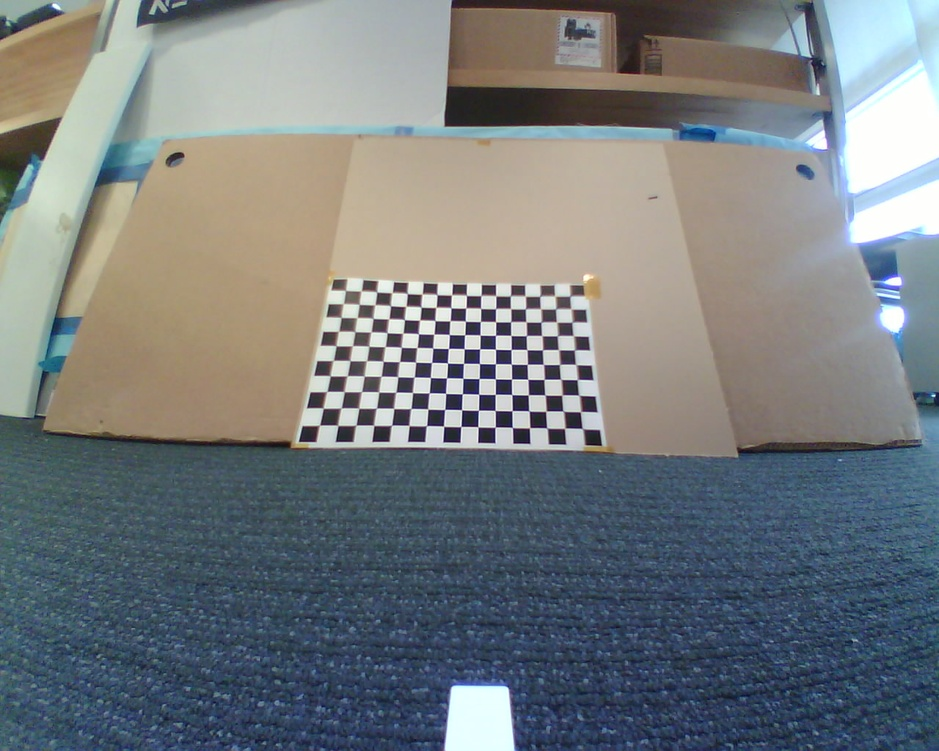
#> input picture GUI/control_cam/calibration/cali_code/1.jpg, 939 x 751 px, shrunk from 1280 x 1024 before the run; its folder holds 4 pictures in this run
$ python fisheye_calibration.py   (older library calls are emulated)
#> lines starting #> are read from the running program, lines starting #| are printed output that depends on the picture
import cv2
import numpy as np
import glob
import os

# Configuration
CHECKERBOARD = (16, 10)  # Number of inner corners (columns, rows) - adjust based on your chessboard
SQUARE_SIZE = 2.5  # Size of a square in cm
IMAGE_PATH = "./*.jpg"  # Path to calibration images
OUTPUT_FILE = "fisheye_calibration_data.npz"

# Termination criteria for corner sub-pixel accuracy
criteria = (cv2.TERM_CRITERIA_EPS + cv2.TERM_CRITERIA_MAX_ITER, 30, 0.001)

# Prepare object points based on the actual chessboard dimensions
objp = np.zeros((CHECKERBOARD[0] * CHECKERBOARD[1], 3), np.float32)
objp[:, :2] = np.mgrid[0:CHECKERBOARD[0], 0:CHECKERBOARD[1]].T.reshape(-1, 2)
objp = objp * SQUARE_SIZE  # Scale by square size

# Arrays to store object points and image points from all images
objpoints = []  # 3D points in real world space
imgpoints = []  # 2D points in image plane

# Get list of calibration images
images = glob.glob(IMAGE_PATH)

if not images:
    print(f"No images found at path: {IMAGE_PATH}")
    print("Please ensure calibration images are in the current directory.")
    exit(1)

print(f"Found {len(images)} images for calibration")
print(f"Chessboard pattern: {CHECKERBOARD[0]}x{CHECKERBOARD[1]} inner corners")
print(f"Square size: {SQUARE_SIZE} cm\n")

successful_images = []
img_shape = None

# Process each image
for idx, fname in enumerate(images):
    img = cv2.imread(fname)
#> img is the input picture: shape (751, 939, 3); mean B, G, R 126.3, 123.5, 117.9
    if img is None:
        print(f"Warning: Could not read image {fname}")
        continue

    gray = cv2.cvtColor(img, cv2.COLOR_BGR2GRAY)
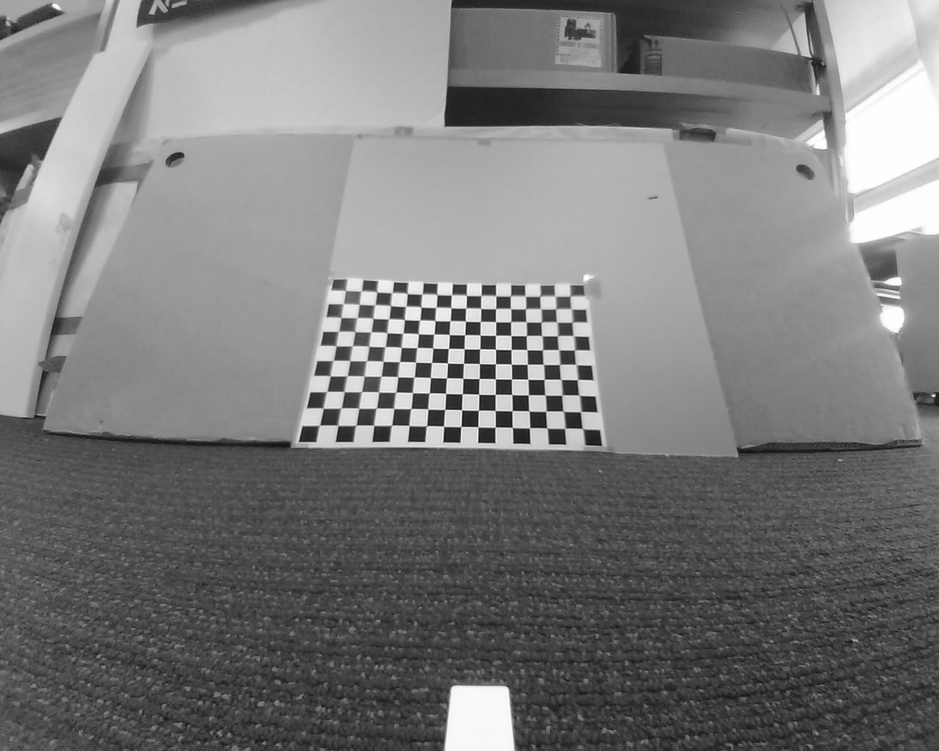
#> gray: shape (751, 939); min 9, max 255, mean 122.1
    img_shape = gray.shape[::-1]  # (width, height)
#> img_shape = (939, 751)

    print(f"Processing image {idx + 1}/{len(images)}: {os.path.basename(fname)}")

    # Find the chessboard corners
    ret, corners = cv2.findChessboardCorners(
        gray,
        CHECKERBOARD,
        cv2.CALIB_CB_ADAPTIVE_THRESH + cv2.CALIB_CB_FAST_CHECK + cv2.CALIB_CB_NORMALIZE_IMAGE
    )
#> ret = True; corners = 160 rows, first 8: [345.5, 290.5], [361.2, 290.7], [376.9, 292.1], [386, 298], [411, 299], [422, 294], [437.1, 294.8], [446, 299]

    # If found, add object points and image points after refining them
    if ret:
        objpoints.append(objp)

        # Refine corner locations to sub-pixel accuracy
        corners_refined = cv2.cornerSubPix(gray, corners, (3, 3), (-1, -1), criteria)
#> corners_refined = 160 rows, first 8: [345.5, 290.4], [361.3, 290.7], [376.8, 292.1], [386, 298], [411, 299], [422, 294.1], [437.1, 294.7], [446, 299]
        imgpoints.append(corners_refined)

        successful_images.append(fname)
        print(f"  ✓ Chessboard detected successfully")

        # Draw and display the corners (optional - for visualization)
        img_with_corners = cv2.drawChessboardCorners(img, CHECKERBOARD, corners_refined, ret)
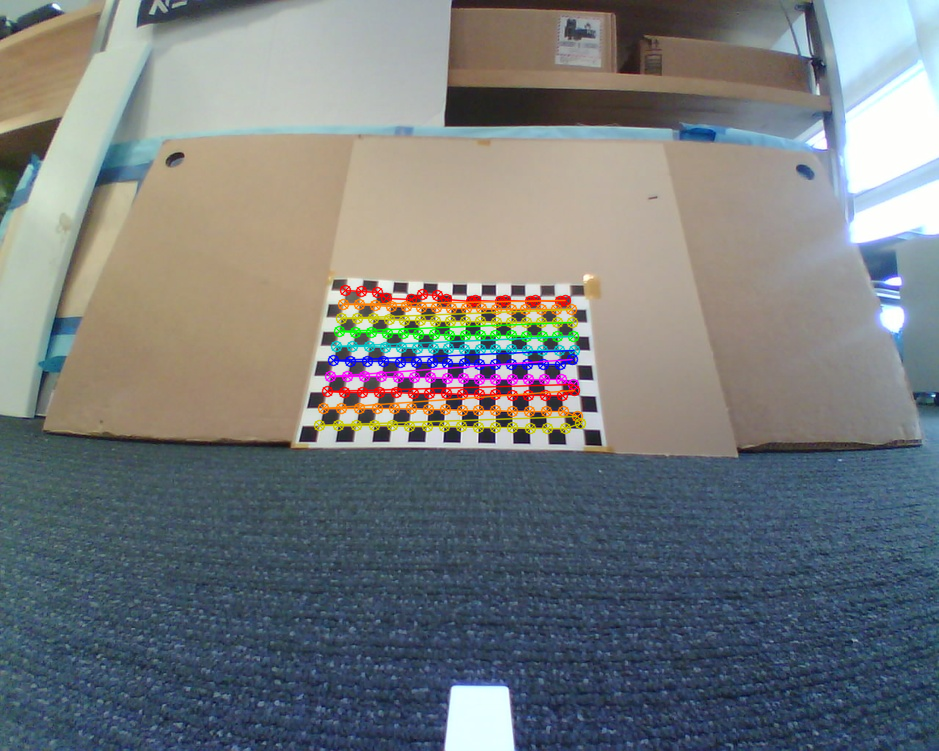
#> img_with_corners: shape (751, 939, 3); mean B, G, R 124.8, 122.9, 118.2

        # Optionally save visualization
        output_vis_path = f"detected_corners_{idx + 1}.jpg"
        cv2.imwrite(output_vis_path, img_with_corners)

    else:
        print(f"  ✗ Chessboard not detected")
#> pass 2 of the loop `for idx, fname in enumerate(images):`:
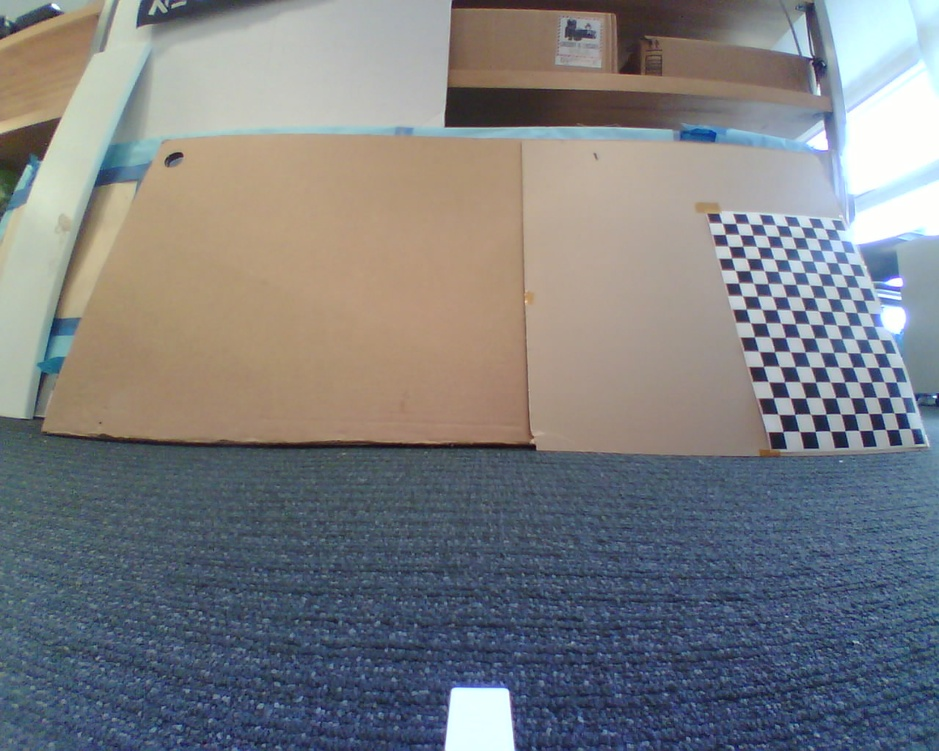
#> input picture GUI/control_cam/calibration/cali_code/10.jpg, 939 x 751 px, shrunk from 1280 x 1024 before the run
#> img is the input picture: shape (751, 939, 3); mean B, G, R 128.8, 125.6, 123.4
#> `gray = cv2.cvtColor(img, cv2.COLOR_BGR2GRAY)`:
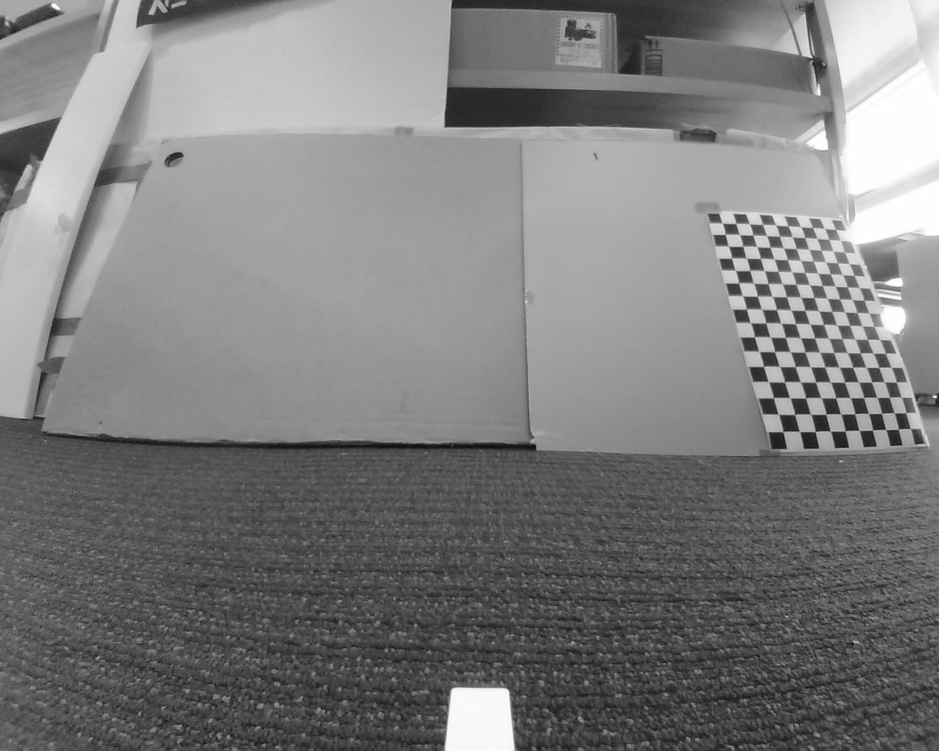
#> gray: shape (751, 939); min 13, max 255, mean 125.3
#> corners = 160 rows, first 8: [835.5, 229.5], [840.5, 240.5], [844.3, 252.2], [849.2, 263.6], [854, 275.5], [859.3, 287.7], [863.7, 300.3], [868.9, 313.2]
#> corners_refined = 160 rows, first 8: [835.6, 229.5], [840.4, 240.3], [844.3, 252.2], [849.2, 263.6], [853.9, 275.5], [859.2, 287.6], [863.9, 300.3], [868.6, 313]
#> `img_with_corners = cv2.drawChessboardCorners(img, CHECKERBOARD, corner..`:
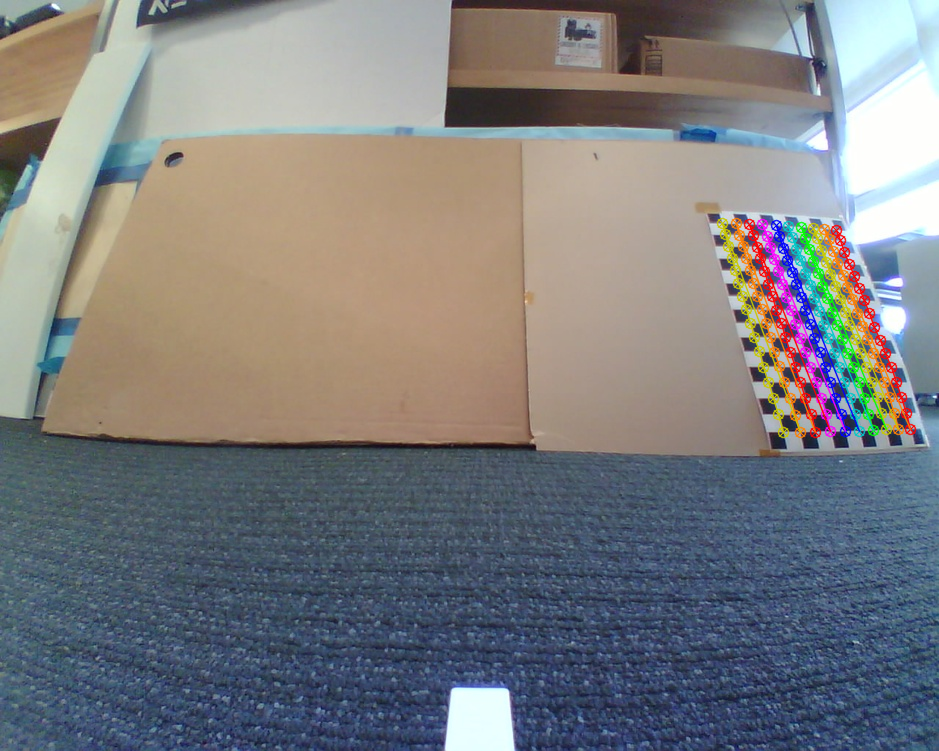
#> img_with_corners: shape (751, 939, 3); mean B, G, R 127.1, 125, 124
#> pass 3 of the loop `for idx, fname in enumerate(images):`:
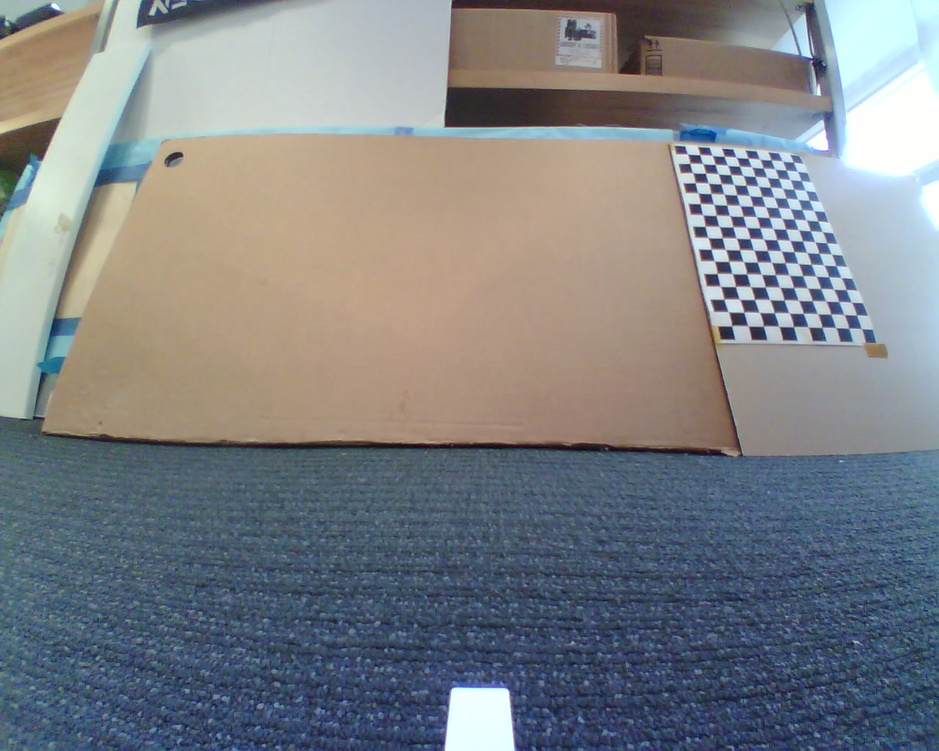
#> input picture GUI/control_cam/calibration/cali_code/11.jpg, 939 x 751 px, shrunk from 1280 x 1024 before the run
#> img is the input picture: shape (751, 939, 3); mean B, G, R 133.3, 129.3, 125.7
#> `gray = cv2.cvtColor(img, cv2.COLOR_BGR2GRAY)`:
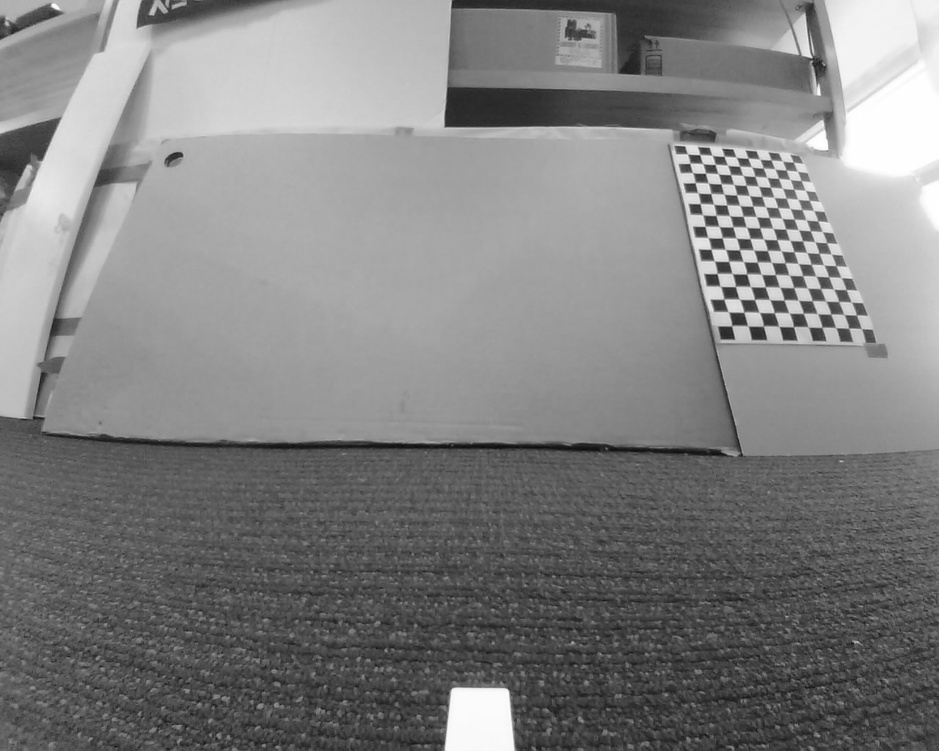
#> gray: shape (751, 939); min 8, max 255, mean 128.7
#> corners = 160 rows, first 8: [731.6, 325.8], [728.5, 311.9], [723.5, 299.4], [720.1, 286.2], [716.7, 273.7], [714.3, 261], [710.8, 249.4], [707.9, 237.3]
#> corners_refined = 160 rows, first 8: [731.5, 325.8], [728.4, 311.8], [723.7, 299.2], [720.2, 286.2], [717, 273.5], [714.3, 260.8], [710.9, 249.1], [707.8, 237.4]
#> `img_with_corners = cv2.drawChessboardCorners(img, CHECKERBOARD, corner..`:
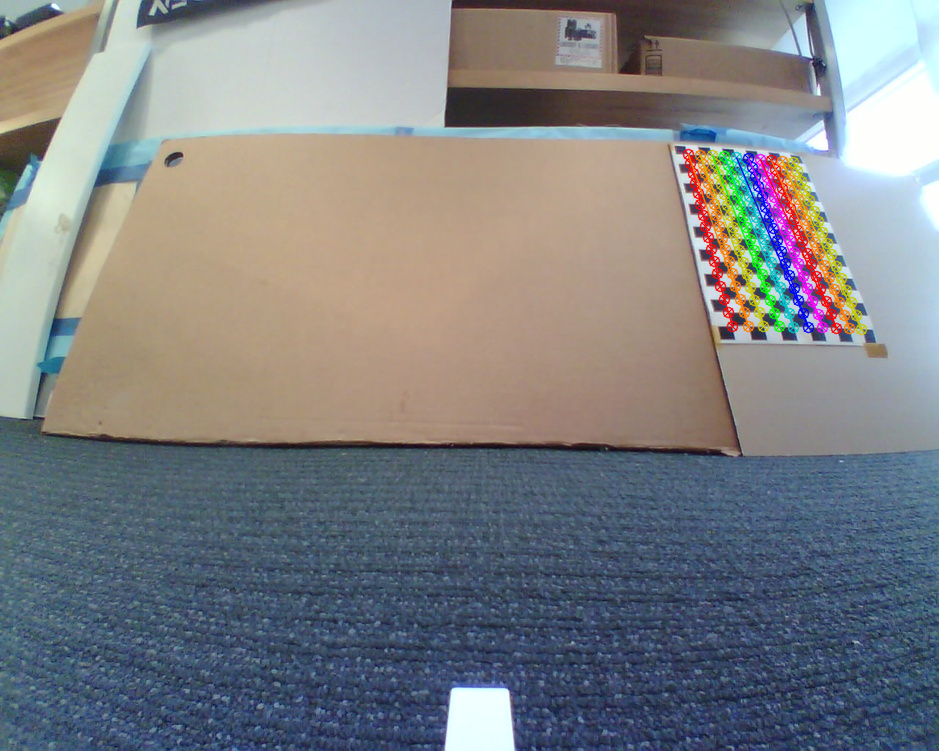
#> img_with_corners: shape (751, 939, 3); mean B, G, R 131.5, 128.6, 126
#> the loop made 4 passes; the first 3 are shown

print(f"\n{'='*60}")
print(f"Successfully processed {len(successful_images)}/{len(images)} images")

if len(objpoints) < 3:
    print("Error: Need at least 3 images with detected chessboards for calibration")
    exit(1)

# Perform fisheye camera calibration
print(f"\nPerforming fisheye camera calibration...")

# Initialize camera matrix and distortion coefficients
K = np.zeros((3, 3))
#> K = [[0, 0, 0], [0, 0, 0], [0, 0, 0]]
D = np.zeros((4, 1))
rvecs = [np.zeros((1, 1, 3), dtype=np.float64) for _ in range(len(objpoints))]
tvecs = [np.zeros((1, 1, 3), dtype=np.float64) for _ in range(len(objpoints))]

# Calibration flags for fisheye model
calibration_flags = (
    cv2.fisheye.CALIB_RECOMPUTE_EXTRINSIC +
    cv2.fisheye.CALIB_CHECK_COND +
    cv2.fisheye.CALIB_FIX_SKEW
)

# Perform calibration
#> (the run stopped early here; a loop or call above may not have finished)
